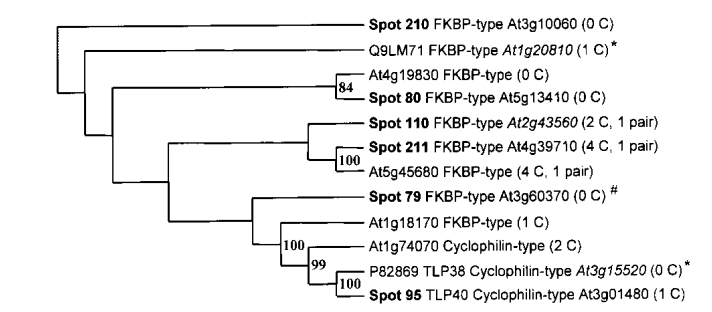
#> input picture graphs/lars_graph13.png, 712 x 312 px
$ python main.py
#> lines starting #> are read from the running program, lines starting #| are printed output that depends on the picture; after the words box and inside, x2 and y2 are one past the last pixel; in counts of white or black regions, pixels touching at a corner belong together
### thining_algorithm.py
from PIL import Image, ImageOps
import numpy as np
import numpy.ma as ma
from math import sin,cos,pi

import cProfile
import pstats

# 1 is part of graph and 0 is background (on monitor, displayed as black background with a white graph and text)
on,off = 1,0

# Set of all 8-simple pixels where numbers in binary represent different positions of 8-neighboring pixels,
# note that for binary representation, top left neighbor pixel is the left most bit and left neighbor pixel is the right most bit in an 8-bit number
# ListNot8simp=  {9, 10, 11, 17, 18, 19, 25, 26, 27, 33, 34, 35, 36, 37, 38, 39, 40, 41, 42, 43, 44, 45, 46, 47, 49, 50, 51, 57, 58, 59, 66, 68, 70, 72, 73, 74, 75, 76, 78, 82, 90, 98, 100, 102, 104, 105, 106, 107, 108, 110, 114, 122, 130, 132, 134, 136, 137, 138, 139, 140, 142, 144, 145, 146, 147, 148, 150, 152, 153, 154, 155, 156, 158, 160, 161, 162, 163, 164, 165, 166, 167, 168, 169, 170, 171, 172, 173, 174, 175, 176, 177, 178, 179, 180, 182, 184, 185, 186, 187, 188, 190, 194, 196, 198, 200, 201, 202, 203, 204, 206, 210, 218, 226, 228, 230, 232, 233, 234, 235, 236, 238, 242, 250}
# ListIs8simp=  {0, 1, 2, 3, 4, 5, 6, 7, 8, 12, 13, 14, 15, 16, 20, 21, 22, 23, 24, 28, 29, 30, 31, 32, 48, 52, 53, 54, 55, 56, 60, 61, 62, 63, 64, 65, 67, 69, 71, 77, 79, 80, 81, 83, 84, 85, 86, 87, 88, 89, 91, 92, 93, 94, 95, 96, 97, 99, 101, 103, 109, 111, 112, 113, 115, 116, 117, 118, 119, 120, 121, 123, 124, 125, 126, 127, 128, 129, 131, 133, 135, 141, 143, 149, 151, 157, 159, 181, 183, 189, 191, 192, 193, 195, 197, 199, 205, 207, 208, 209, 211, 212, 213, 214, 215, 216, 217, 219, 220, 221, 222, 223, 224, 225, 227, 229, 231, 237, 239, 240, 241, 243, 244, 245, 246, 247, 248, 249, 251, 252, 253, 254, 255}
eightSimpleSet = {0, 1, 2, 3, 4, 5, 6, 7, 8, 12, 13, 14, 15, 16, 20, 21, 22, 23, 24, 28, 29, 30, 31, 32, 48, 52, 53, 54, 55, 56, 60, 61, 62, 63, 64, 65, 67, 69, 71, 77, 79, 80, 81, 83, 84, 85, 86, 87, 88, 89, 91, 92, 93, 94, 95, 96, 97, 99, 101, 103, 109, 111, 112, 113, 115, 116, 117, 118, 119, 120, 121, 123, 124, 125, 126, 127, 128, 129, 131, 133, 135, 141, 143, 149, 151, 157, 159, 181, 183, 189, 191, 192, 193, 195, 197, 199, 205, 207, 208, 209, 211, 212, 213, 214, 215, 216, 217, 219, 220, 221, 222, 223, 224, 225, 227, 229, 231, 237, 239, 240, 241, 243, 244, 245, 246, 247, 248, 249, 251, 252, 253, 254, 255}

def threshold_function(threshold):
    """
    # Inverts image white to black
    :param x: a pixel value
    :return: new pixel value
    """
    return lambda x: off if x > threshold else on

def thining(filename, threshold = 130,viewBeforeThining=False):
    """
    # Thining algorithm performed on an image with filepath given as an attribute.
    :param filename: filepath as a string to an image
    :return: an image object
    """
#> called with filename = 'graphs/lars_graph13.png', threshold = 130, viewBeforeThining = False

    # Makes image grayscale
    im = Image.open(filename).convert("L")

    if viewBeforeThining:
        im.show(title="Grayscale, pre-thinning")

    # Makes image binary, threshold is between 0 and 255
    im = im.point(threshold_function(threshold), mode='1')
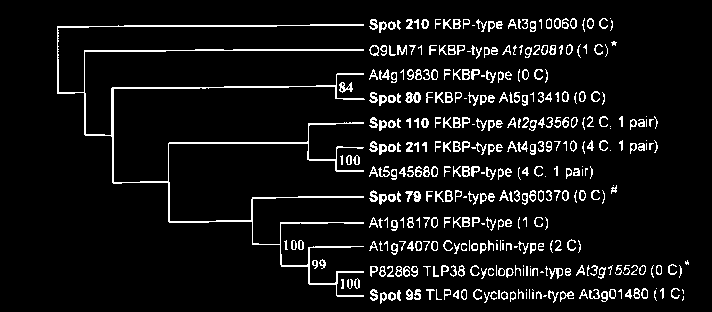
#> im: PIL image 712x312 1; 7.2% white in thin lines or dots, all inside (x1, y1, x2, y2) = (57, 18, 689, 304)

    if viewBeforeThining:
        im.show(title="Post-binary and -inverted")

    # Crop with bounding box crops largest possible black border around image
    # adds a 1 pixel wide border around image to prevent algorithm from trying to access pixels outside
    im = ImageOps.expand(im, border=1, fill=off)
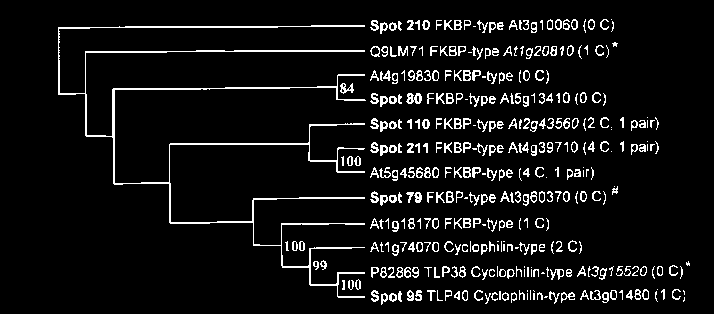
#> im: PIL image 714x314 1; 7.2% white in thin lines or dots, all inside (x1, y1, x2, y2) = (58, 19, 690, 305)

    # Used to acces pixel data
    px = im.load()
    # Converts image into a Numpy array, then creates a mask of the Numpy array, used to mask away background pixels and
    # pixels which should not be removed
    maskArray = ma.masked_equal(np.asarray(im), off)

    pixel_deleted = True
    passCount = 0
    while pixel_deleted:

        passCount += 1
        pixel_deleted = False
        for v in range(4):
            # Results in 4 iterations with values  (1, 0), (1, 0), (-1, 0), (0, -1) : E, N, W, S
            d = (round(cos(v * pi / 2)), round(sin(v * pi / 2)))

            # Pixels to remove in this sub-pass
            marked_pixels = []
            # All non-background pixels
            nonzero = np.nonzero(maskArray)

            # For each pixel (y,x)
            for (y, x) in zip(nonzero[0], nonzero[1]):
                # A) can be skipped as we use maskArray[y,x] = off in curried function rmM()
                # A) Pixel is off
                if px[(x, y)] == off:
                    maskArray[y,x] = ma.masked
                    continue

                # B) Pixel is on, but not edge in direction d
                if px[(x + d[0], y + d[1])] == on:
                    continue
                # C) Pixel is an endpoint
                # List of colors of neighbor pixels, start in top-left pixel, goes around clockwise and end in left pixel
                neighborColors = [px[(x - 1, y - 1)], px[(x, y - 1)], px[(x + 1, y - 1)],
                                  px[(x + 1, y)], px[(x + 1, y + 1)], px[(x, y + 1)], px[(x - 1, y + 1)], px[(x - 1, y)]]
                if neighborColors.count(on) <= 1:
                    maskArray[y,x] = ma.masked
                    continue
                # D) Is not 8-Simple, removing pixel does affect connectivness of neighboring pixels, therefore don't remove pixel
                if not is8Simple(neighborColors):
                    maskArray[y,x] = ma.masked
                    continue

                # mark pixel i_xy for deletion
                marked_pixels.append((x,y))
                pixel_deleted = True
            # Removes marked pixels using a curried function
            list(map(removeMarked(px, maskArray), marked_pixels))
#> this loop made 3 passes
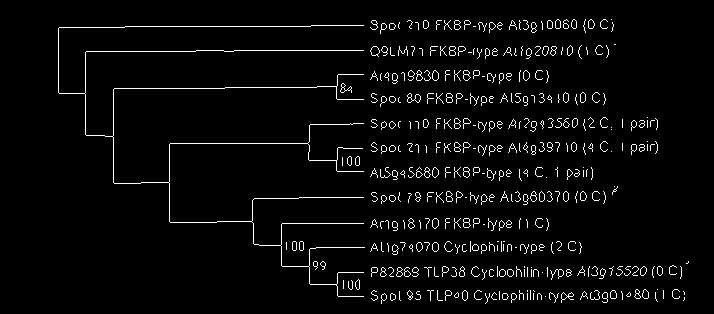
#> maskArray: shape (314, 714) bool; 3.7% white in thin lines or dots, all inside (x1, y1, x2, y2) = (58, 19, 689, 304)
    return im, Image.open(filename).convert("L")

def removeMarked(px, maskArray):
    """
    Currying function that lets you remove pixels based on index, used in a map-function
    :param px: array of pixels
    :return: a curried function that removes pixels based on index.
    """
    def rmM(i_xy):
        x,y = i_xy
        # Lets us skip A) in thinning()
        maskArray[y,x] = off
        px[i_xy] = off
    return rmM

def is8Simple(neighborColors):
    """
    Finds out if array of size 8 is an 8-simple
    :param neighborColors:
    :return: True if it is an 8-simple, false otherwise
    """
    number = 0
    for e in neighborColors:
        number = e | (number << 1)
    return number in eightSimpleSet


# [20 lines that do not run on import are left out]

### graph_finder.py
import thining_algorithm as t
import warnings
import cProfile,pstats
import math
from math import floor,ceil
from PIL import Image,ImageOps
import numpy as np
import numpy.ma as ma

import graph_generation

# 1 is part of graph and 0 is background (on monitor, displayed as black background with a white graph and text)
on,off = 1,0


def findRoot(px,searchspace,rootDirection="n"):
    """
    Finds the pixel (in the graph) that is closest to a specific edge
    :param px: pixel object for getting/changing color values of pixels
    :param searchspace: A list of all pixels part of the graph (or has same color as graph)
    :param rootDirection: One of four directions (n, s, w, e, "first" pixel in list) root is choosen as the pixel closest to this direction
    :return: A pixel coordinate representing the choosen root
    """
    rootDirection = rootDirection.lower()
    # switcher takes the pixel with largest or smallest x or y-coordinate from the list of the non-background pixels,
    # based on a direction choosen (should be the root of the graph to have any meaning)
    switcher = {"n": lambda pixels : min(pixels, key=lambda p: p[1]),
                "s": lambda pixels : max(pixels, key=lambda p: p[1]),
                "w": lambda pixels : min(pixels, key=lambda p: p[0]),
                "e": lambda pixels : max(pixels, key=lambda p: p[0]),
                "first": lambda pixels : pixels[0]}
    func = switcher.get(rootDirection, lambda: "Invalid argument")
    return func(searchspace)

def getNonMaskedNeighbors(px,i_xy,maskArray):
    """
    Gets a coordinate list of all neighboring pixels with same color as graph (all should be part of the graph)
    :param px: pixel object for getting/changing color values of pixels
    :param i_xy: coordinates of a center pixel
    :param maskArray: Numpy masked array used to select unmasked pixels to use in algorithm
    :return: A list of all neighbors to i_xy which have the same color as i_xy/the graph and are not masked
    """
    (x, y) = i_xy
    neighbors = [(x - 1, y - 1), (x, y - 1), (x + 1, y - 1), (x + 1, y), (x + 1, y + 1), (x, y + 1), (x - 1, y + 1), (x - 1, y)]
    A = [(x,y) for (x,y) in neighbors if px[(x,y)] == on and not ma.is_masked(maskArray[y,x])]

    return A

def getAdjacencySet(neighbors, maskArray):
    """
    Gets all neighbors to given parameter neighbors
    :param neighbors: A list of pixels neighboring a common vertex
    :param maskArray: Numpy masked array used to select unmasked pixels to use in algorithm
    :return: returns a set of pixels adjacent to the pixels in neighbors, none of pixels in neighbors is returned
    """
    n = neighbors
    nL = len(n)
    adjacent = set()
    for i in range(nL - 1):
        for j in range(i + 1, nL):
            if math.dist(n[i], n[j]) <= 1.42:
                adjacent = adjacent.union([n[i], n[j]])
                maskArray[n[i][1], n[i][0]] = maskArray[n[j][1], n[j][0]] = ma.masked
    return adjacent
def joinAdjacentNeighbors(px,root, neighbors, maskArray,varnings=True):
    """
    Joins neighbors, which makes a length 3 cycle together, into a single vertex by returning a list of non-adjacent neighbors.
    Note that # 1.42 is an approximation and upperbound to math.sqrt(2) used for distance comparisons
    :param px: pixel object for getting/changing color values of pixels
    :param root: pixel coordinate choosen as a vertex
    :param neighbors: A list of pixels neighboring a common vertex (root)
    :param maskArray: Numpy masked array used to select unmasked pixels to use in algorithm
    :param varnings: Boolean of whether to display some warnings
    :return: Set of neighbors to root that are not adjacent (these may be neighbors neighbors etc...)
    """
    # Adds neighbors with adjacency relation together into the set: adjacent
    adjacent = getAdjacencySet(neighbors, maskArray)
    while True:
        neighbors = set(neighbors).difference(adjacent) # All neighbors, of root, not adjacent to any other neighbor added to set first
        for p in adjacent:
            neighbors = neighbors.union(getNonMaskedNeighbors(px, p, maskArray))
        # check no pixel in neighbors are adjacent
        adjacent = getAdjacencySet(list(neighbors), maskArray)
        if len(adjacent) == 0: break

    if varnings and len(neighbors) >= 3:
        # -1 on coordinates as a one pixel border is added during the thining
        warnings.warn("At (x,y)=({},{}), 4 or more edges neighboring an intersection, output will be incorrect.".format(root[0]-1,root[1]-1))

    return neighbors

# def getNonArcPixels(px,nonArcPixels,root,maskArray, newick, varnings=True):
# def getNonArcPixels(px,nonArcPixels,root,maskArray,rootDirection, varnings=True):
def getNonArcPixels(px,nonArcPixels,root,maskArray,rootDirection, varnings, possibleThresholds,grayPx):
    # newick = ""
#> called with root = (58, 28), rootDirection = 'w', varnings = True
    (x,y) = root
    # todo change
    lastAdded = -1
    while True:
        # todo change
        gray = grayPx[x-1,y-1]
        if lastAdded != gray:
            # if gray == 255: print("White at:", root)
            possibleThresholds.add(gray)
            lastAdded = gray


        maskArray[y,x] = ma.masked
        neighbors = getNonMaskedNeighbors(px,root,maskArray)
        nL = len(neighbors)

        # Arcpixel, START===========
        if  nL == 1: # Arc Pixel, should be ignored
            (x,y) = root = neighbors[0]
            continue

        nonArcPixels.append(root)
        if nL == 0:  # End Point
            # -1 on coordinates as a one pixel border is added during the thining
            newick = "{}_{},".format(x-1,y-1)
            # todo change
            # return nonArcPixels, newick
            return nonArcPixels, newick, possibleThresholds
        elif nL >= 2:  # May be an intersection,
            # nL should be 2<=x<=5
            neighbors = joinAdjacentNeighbors(px,root, neighbors, maskArray)

        # newick += "("
        newick = ""
        # Order of neighbors based on root direction:
        # For Newick code to adher to same order as viewed in image
        # Sorting direction of neighbors follows logic below:
        # rootDirection: n -> min(x), s -> max(x), w -> min(y), e -> max(y)
        switcher = {"n": (lambda p: p[0],True), "s": (lambda p: p[0],False), "w": (lambda p: p[1],False), "e": (lambda p: p[1],True)}
        sortDir = switcher.get(rootDirection, lambda: "Invalid argument")
        neighbors = sorted(neighbors, key=sortDir[0],reverse=sortDir[1])

        for neighbor in neighbors:
            (xn, yn) = neighbor
            if varnings and ma.is_masked(maskArray[yn, xn]):
                # -1 on coordinates as a one pixel border is added during the thining
                warnings.warn("At (x,y)=({},{}), 4 edges neighboring a vertex, output will be incorrect.".format(xn-1,yn-1))
            # todo change
            # childNonArc, newickChild = getNonArcPixels(px, [], neighbor, maskArray,rootDirection)
            childNonArc, newickChild, extraThresh = getNonArcPixels(px, [], neighbor, maskArray,rootDirection,varnings, possibleThresholds,grayPx)
            possibleThresholds.update(extraThresh)
            # todo changes END
            nonArcPixels.extend(childNonArc)
            newick += newickChild

        # If part of a cycle and all neighbors of pixel are already masked and used in construction of newick code
        # (incorrect for the purpose of being a tree but returns error if not dealt with)
        if len(newick) == 0:
            # -1 on coordinates as a one pixel border is added during the thining
            warnings.warn("Pixel at (x,y)=({},{}), is not a leaf, it's part of a cycle and all neighbors are already handled.".format(root[0]-1, root[1]-1))
            newick = "{}_{},".format(x-1, y-1)
        if newick[-1] != ",":
            warnings.warn("warning missing ',' for (x,y)="+root)
        # -1 on coordinates as a one pixel border is added during the thining
        newick = "(" + newick[0:-1] + "){}_{},".format(root[0]-1, root[1]-1)
        # return nonArcPixels, newick
        # todo change
        # return nonArcPixels, newick
        return nonArcPixels, newick, possibleThresholds

# def graph_finder(im,rootDirection = "n", varnings=True, nodeDiameter=1,color = "#FF4949"):
def graph_finder(im,grayImage,rootDirection = "n", varnings=True, nodeDiameter=1,color = "#FF4949",invertOutput=True):
    """
    Main function for graph finding
    :param im: image object containng the graph
    :param grayImage: original image object in grayscale, used by possibleThresholds
    :param rootDirection: One of four directions (n, s, w, e, "first" pixel in list) root is choosen as the pixel closest to this direction
    :param varnings: Boolean of whether to display some warnings
    :param nodeDiameter: size of vertecies in output
    :param color: color of vertecies in output
    :param invertOutput: Output will normally have black background and the graph is white, if True colors should be inverted (only black and white colors inverted)

    :return: returns the image object an a string in Newick format
    """
    # Used to access pixel data
    px = im.load()
    # Converts image into a Numpy array, then creates a mask of the Numpy array, used to mask away background pixels and
    # pixels which should not be removed
    maskArray = ma.masked_equal(np.asarray(im), off)

    # All non-background pixels
    nonzero = np.nonzero(maskArray)
    nonzero_indices = [(x,y) for (y, x) in zip(nonzero[0], nonzero[1])]

    #Gets the root and the nodes
    root = findRoot(px,nonzero_indices,rootDirection=rootDirection)


    # root, when starting, will look like an arcpixel as it only has 1 neighbor therefore, we need to added it in list
    nonArcPixels = [root]

    # grayPx and possibleThreshold are both used to find alternative threshold of the image
    grayPx = grayImage.load()
    possibleThresholds = set([grayPx[root[0]-1,root[1]-1]])
    # Finds all intersections and leaves
    intersectionsAndLeafs, newick, possibleThresholds = getNonArcPixels(px,nonArcPixels, root, maskArray, rootDirection, varnings, possibleThresholds,grayPx)


    newick = newick[0:-1] if newick[-1] == "," else newick

    # Solution for if root and first intersection are the same, may happen when root in image occurs on an arc-pixel
    # instead of a terminal node
    rootPos="{}_{}".format(root[0]-1,root[1]-1)
    if newick[-len(rootPos):] != rootPos:
        newick = "(" + newick + "){};".format(rootPos)
    else:
        newick += ";"

    im = im.convert("RGB")
    if invertOutput:
        im = ImageOps.invert(im)
    d = abs(nodeDiameter)

    for pixel in intersectionsAndLeafs:
        nodeBox = pixel[0]-floor(d/2), pixel[1]-floor(d/2), pixel[0]+ceil(d/2), pixel[1]+ceil(d/2)
        im.paste(color,box=(nodeBox))
#> this loop made 24 passes
#> pixel on passes 1 to 8: (58, 28), (58, 28), (363, 25), (84, 93), (363, 50), (112, 136), (335, 86), (363, 74)
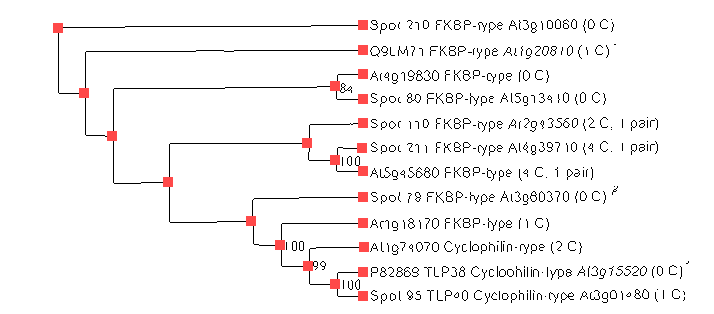
#> im: PIL image 714x314 RGB; mean R, G, B 245.8, 243.9, 243.9
    return im, newick, possibleThresholds


# [46 lines that do not run on import are left out]

### graph_generation.py
from ete3 import Tree, faces, AttrFace, TreeStyle, NodeStyle
import random
import re

# [10 lines left out: function newickStripInternalNames, not called in this run]

def treePlotter(newick, internalNodesHasNames=True):
    """
    Plots the Newick code as a graph
    :param newick: newick code representing a graph
    :param internalNodesHasNames: True if newick format used has names for internal nodes, False otherwise
    :return: None
    """
    ts = TreeStyle()
    ts.rotation = 90

    # If internal nodes have names in the newick format
    if internalNodesHasNames:
        t = Tree(newick, format=8)
        ts.show_leaf_name = False
        # [5 lines left out: function customLayout, not called in this run]
        ts.layout_fn = customLayout
    else:
        # Used when internal nodes names are omitted

        # Safety when given newick with names
        newick = newickStripInternalNames(newick)

        t = Tree(newick)
        ts.show_leaf_name = True
        nstyle = NodeStyle()
        nstyle["size"] = 0
        # nstyle["shape"] = "square"
        # nstyle["fgcolor"] = "white"
        for n in t.traverse():
            n.set_style(nstyle)
    t.show(tree_style=ts)

# [56 lines left out: functions generateAllTrees, generateXRandomTrees, not called in this run]


# [16 lines that do not run on import are left out]

### main.py
from ete3 import Tree, faces, AttrFace, TreeStyle, NodeStyle, TextFace
import thining_algorithm as t
import graph_finder as gf
import graph_generation as gg
import timeit
import re

on, off = 1, 0


def countLeaves(newick):
    newick = newickStripNames(newick)
    return newick.count("L")


def run(filename, rootDirection="n", drawAndPlotTree=(True, True), save=False, printResult=False, threshold=200,
        nodeDiameter=1):
    """
    Main function for running the algorithm
    :param filename: file to use for finding the graph struckture
    :param rootDirection: The root is the black pixel closest pixel to this edge. No other pixel is closest to this edge
    :param drawAndPlotTree: Tuple for displaying the resulting image and plotting the corresponding graph
    :param save: Boolean for if resulting image should be stored, if True store at same location as original image
    :param printResult: If true, print resulting newick code, information about leaves and alternative thresholds
    :return: image object and the newick code
    """

    # im becomes an inverted, binary image
    im, imGray = t.thining(filename, threshold)
    im.load()

    im, newick, possibleThresholds = gf.graph_finder(im, imGray, rootDirection=rootDirection, varnings=True,
                                                     nodeDiameter=nodeDiameter, invertOutput=True)

    if save:
        name = filename.split(".")
        name = name[0] + "_post_run." + name[1]
        im.save(name, "PNG")
    if printResult:
        print("If missing parts of graph, try: threshold >{}.\n"
              "Otherwise for improvement, try from:\n{}".format(threshold, sorted(possibleThresholds)))
#| If missing parts of graph, try: threshold >130.
#| Otherwise for improvement, try from:
#| [0, 1, 2, 3, 4, 5, 6, 7, 8, 9, 11, 12, 14, 15, 16, 18, 20, 23, 26, 30, 31, 32, 34, 35, 37, 41, 42, 43, 47, 53, 54, 56, 58, 59, 61, 64, 66, 67, 69, 71, 74, 76, 77, 78, 79, 88, 90, 93, 96, 99, 103, 108, 110, 119, 127, 129]
        print()
        print("There are {} leaves.".format(countLeaves(newick)))
#| There are 12 leaves.
        print("Graph is interpreted in Newick format as:\n", newick)
#| Graph is interpreted in Newick format as:
#|  (362_24,(362_49,((362_73,362_98)334_85,((362_122,(361_147,362_170)334_159)306_142,(362_196,(362_222,(363_246,(362_271,362_295)334_283)307_265)279_244)250_220)167_181)111_135)83_92)57_27;

    if drawAndPlotTree[0]:
        imGray.show(title="Grayscale, pre-algorithm")
        im.show(title="Result of algorithm")
    if drawAndPlotTree[1]:
        gg.treePlotter(newick, internalNodesHasNames=True)
#> (the call stopped at in treePlotter, `ts = TreeStyle()`: ete3 is not available in this run)

    return im, newick


# [27 lines left out: functions thinnImage, treeFormatTesting, not called in this run]


def newickStripNames(newick):
    """
    Strips newick code of coordinates
    :param newick: Newick code of format comparable to: "((45_92,(28_182,11_182)18_90)19_1)19_1;"
    :return: Same code but with leaf and internal node names replaced or removed
    """
    P_internalNodes = "(\)\d+_\d+)"
    P_leaf = "(\d+_\d+)"
    return re.sub(P_leaf, "L", re.sub(P_internalNodes, ")", newick))


# [53 lines left out: functions testAlgorithmPerformance, testHowManyTreesCreated, testCombinationsOfTrees, not called in this run]

if __name__ == "__main__":
    # [12 lines of commented-out code are left out]
    filename = "graphs/lars_graph13.png"
    threshold = 130
    rootDirection = "w"
    nodeDiameter = 10
    # thinnImage(filename,threshold=threshold,save=True, viewBeforeThining=True)
    # im, newick = run(filename=filename, rootDirection=rootDirection, drawAndPlotTree=(True,False),save=True,printResult=True,threshold=threshold,nodeDiameter=nodeDiameter)
    im, newick = run(filename=filename, rootDirection=rootDirection, drawAndPlotTree=(True,True),save=True,printResult=True,threshold=threshold,nodeDiameter=nodeDiameter)

    # [23 lines of commented-out code are left out]
